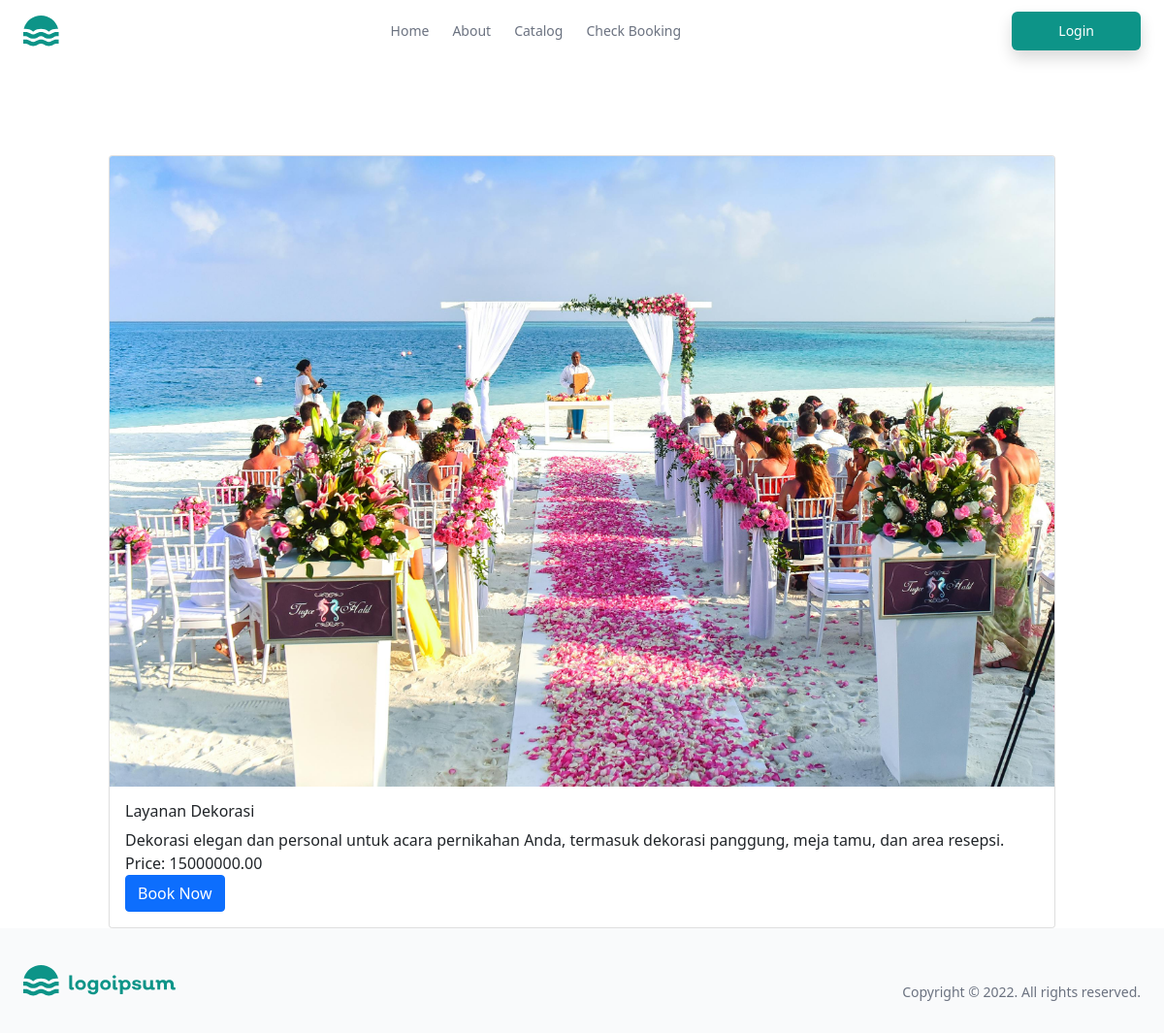
Page /catalog_detail.php?id=4 on the committed database.
### tables this page shows
CREATE TABLE `services` (
  `id` int(11) NOT NULL,
  `name` varchar(100) NOT NULL,
  `description` text DEFAULT NULL,
  `price` decimal(10,2) DEFAULT NULL,
  `image_url` varchar(255) DEFAULT NULL,
  `is_published` tinyint(1) DEFAULT 0,
  `created_at` timestamp NOT NULL DEFAULT current_timestamp(),
  `updated_at` timestamp NOT NULL DEFAULT current_timestamp() ON UPDATE current_timestamp()
);

### catalog_detail.php (the view)
<?php
include('./includes/db_connection.php');
include('./includes/header.php');
if (isset($_GET['id'])) {
    $id = $_GET['id'];
    $sql = "SELECT * FROM services WHERE id = '$id' AND is_published = 1";
    $result = $conn->query($sql);
    if ($result->num_rows > 0) {
        $service = $result->fetch_assoc();
?>
<main class="container mt-5">
    <div class="card">
        <img src="./uploads/service_images/<?php echo $service['image_url']; ?>" class="card-img-top" alt="<?php echo $service['name']; ?>">
        <div class="card-body">
            <h5 class="card-title"><?php echo $service['name']; ?></h5>
            <p class="card-text"><?php echo $service['description']; ?></p>
            <p class="card-text">Price: <?php echo $service['price']; ?></p>
            <a href="booking.php?service_id=<?php echo $service['id']; ?>" class="btn btn-primary">Book Now</a>
        </div>
    </div>
</main>
<?php
    } else {
        echo "<main class='container mt-5'><p>Service not found or not available.</p></main>";
    }
} else {
    echo "<main class='container mt-5'><p>Service ID not provided.</p></main>";
}
include('./includes/footer.php');
?>

### rows in the picture
services: image_url (picture), name "Layanan Dekorasi", description "Dekorasi elegan dan personal untuk acara pernikahan Anda, termasuk dekorasi panggung, meja tamu, dan area resepsi.", price "15000000.00"
